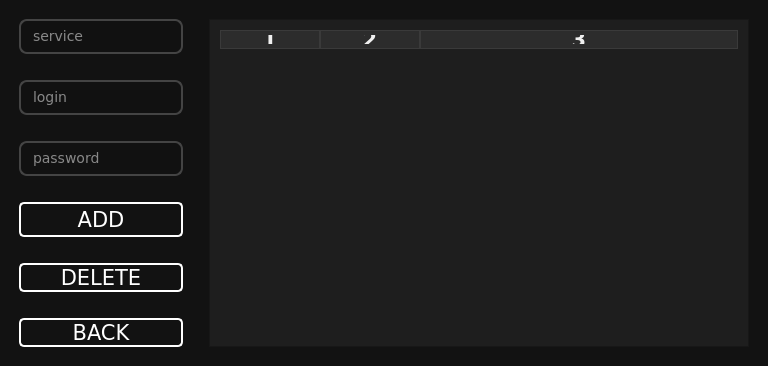
<?xml version="1.0" encoding="UTF-8"?>
<ui version="4.0">
 <class>MainWindow</class>
 <widget class="QMainWindow" name="MainWindow">
  <property name="geometry">
   <rect>
    <x>0</x>
    <y>0</y>
    <width>768</width>
    <height>350</height>
   </rect>
  </property>
  <property name="windowTitle">
   <string>MainWindow</string>
  </property>
  <property name="styleSheet">
   <string notr="true">QWidget {
    background-color: #121212;
    color: white;
    font-family: Verdana;
    font-size: 16pt;
    margin: 10px;
}

QPushButton {
    border: 2px solid gray;
    border-radius: 5px;
	border-color: white;
}

QPushButton#btn_add, #btn_save, #btn_gen_password, #btn_idk {
    padding: 3px;
}

QPushButton:hover {
    border-color: #090;
}

QPushButton:pressed {
    border: 4px solid #090;
    border-radius: 5px;
}

QPushButton:checked {
	background-color: #006300;
	border-color: #090;
}

QTableWidget {
    background-color: #1e1e1e;
    color: #f0f0f0;
    gridline-color: #3a3a3a;
    font-size: 14px;
}

QHeaderView::section {
    background-color: #2c2c2c;
    color: #f0f0f0;
    font-weight: bold;
    padding: 4px;
    border: 1px solid #3a3a3a;
}

QTableWidget::item:selected {
    background-color: #3a76f0;
    color: white;
}

QTableWidget {
    alternate-background-color: #2a2a2a;
}
QTableCornerButton::section {
    background-color: #2c2c2c;   /* фон кнопки */
    border: 1px solid #3a3a3a;   /* рамка */
}

QTableCornerButton::section:hover {
    background-color: #3a76f0;   /* при наведении */
}

QTableCornerButton::section:pressed {
    background-color: #2a5bc0;   /* при нажатии */
}


QLineEdit {
    background-color: #111;           /* тёмный фон */
    color: #fff;                      /* текст пользователя */
    border: 2px solid #444;           /* обычная рамка */
    border-radius: 8px;
    padding: 6px 10px;
    font-size: 14px;
    selection-background-color: #555; /* выделение текста */
}

QLineEdit:focus {
    border: 2px solid #1E90FF;       /* рамка при фокусе */
}

QLineEdit::placeholder {
    color: #888;                      /* светло-серый текст плейсхолдера */
    font-style: italic;
}
QLineEdit {
    background-color: #111;           /* тёмный фон */
    color: #fff;                      /* текст пользователя */
    border: 2px solid #444;           /* обычная рамка */
    border-radius: 8px;
    padding: 6px 10px;
    font-size: 14px;
    selection-background-color: #555; /* выделение текста */
}

QLineEdit:focus {
    border: 2px solid #1E90FF;       /* рамка при фокусе */
}

QLineEdit::placeholder {
    color: #888;                      /* светло-серый текст плейсхолдера */
    font-style: italic;
}</string>
  </property>
  <widget class="QWidget" name="centralwidget">
   <layout class="QHBoxLayout" name="horizontalLayout">
    <item>
     <layout class="QVBoxLayout" name="verticalLayout_4">
      <item>
       <widget class="QLineEdit" name="input_site">
        <property name="sizePolicy">
         <sizepolicy hsizetype="Minimum" vsizetype="Fixed">
          <horstretch>0</horstretch>
          <verstretch>0</verstretch>
         </sizepolicy>
        </property>
        <property name="placeholderText">
         <string>service</string>
        </property>
       </widget>
      </item>
      <item>
       <widget class="QLineEdit" name="input_login">
        <property name="sizePolicy">
         <sizepolicy hsizetype="Minimum" vsizetype="Fixed">
          <horstretch>0</horstretch>
          <verstretch>0</verstretch>
         </sizepolicy>
        </property>
        <property name="placeholderText">
         <string>login</string>
        </property>
       </widget>
      </item>
      <item>
       <widget class="QLineEdit" name="input_password">
        <property name="sizePolicy">
         <sizepolicy hsizetype="Minimum" vsizetype="Fixed">
          <horstretch>0</horstretch>
          <verstretch>0</verstretch>
         </sizepolicy>
        </property>
        <property name="placeholderText">
         <string>password</string>
        </property>
       </widget>
      </item>
      <item>
       <spacer name="verticalSpacer">
        <property name="orientation">
         <enum>Qt::Orientation::Vertical</enum>
        </property>
        <property name="sizeHint" stdset="0">
         <size>
          <width>20</width>
          <height>40</height>
         </size>
        </property>
       </spacer>
      </item>
      <item>
       <widget class="QPushButton" name="btn_add">
        <property name="text">
         <string>ADD</string>
        </property>
       </widget>
      </item>
      <item>
       <widget class="QPushButton" name="btn_delete">
        <property name="text">
         <string>DELETE</string>
        </property>
       </widget>
      </item>
      <item>
       <widget class="QPushButton" name="btn_back">
        <property name="text">
         <string>BACK</string>
        </property>
       </widget>
      </item>
     </layout>
    </item>
    <item>
     <layout class="QVBoxLayout" name="verticalLayout_5">
      <item>
       <widget class="QTableWidget" name="tableWidget">
        <property name="selectionMode">
         <enum>QAbstractItemView::SelectionMode::ContiguousSelection</enum>
        </property>
        <property name="selectionBehavior">
         <enum>QAbstractItemView::SelectionBehavior::SelectRows</enum>
        </property>
        <property name="columnCount">
         <number>3</number>
        </property>
        <attribute name="horizontalHeaderStretchLastSection">
         <bool>true</bool>
        </attribute>
        <column/>
        <column/>
        <column/>
       </widget>
      </item>
     </layout>
    </item>
   </layout>
  </widget>
 </widget>
 <resources/>
 <connections/>
</ui>
